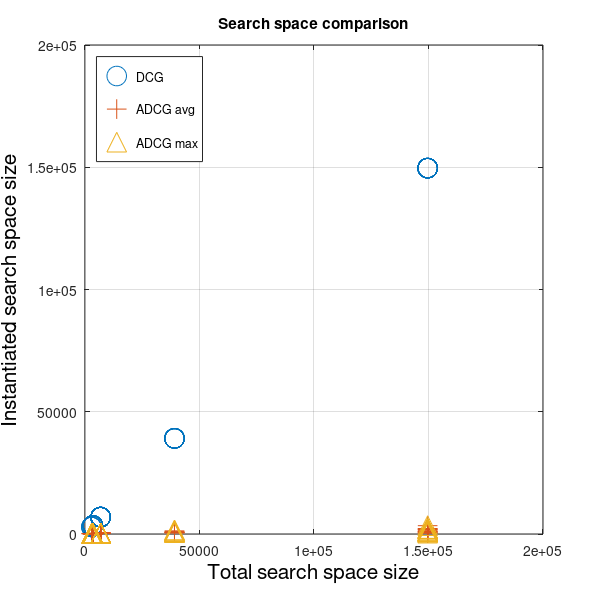
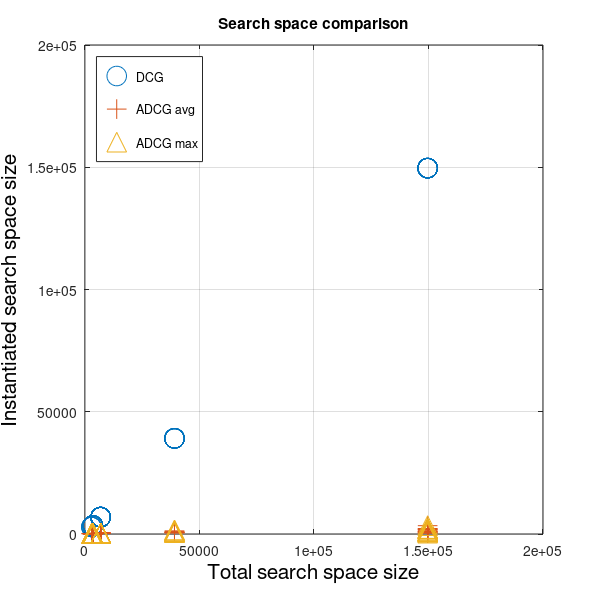

The MATLAB script that drew these images, in order:
% program to plot the search space statistics from the h2sl::search_space_corpus_analysis program

clear all;

dcg_ss_concrete_size = [302; 302; 302; 302; 302; 302; 302; 302; 302; 302; 342; 342; 342; 342; 342; 342; 342; 342; 342; 342; 342; 342; 342; 150; 150; 150; 150; 174; 174; 222; 174; 222; 174; 174; 222; 174; 174; 222; 222; 174; 222; 222; 222; 174; 174; 174; 174; 174; 174; 174; 174; 174; 174; 174; 174; 174; 174; 174; 174; 174; 222; 222; 174; 174; 174; 174; 174; 174; 222; 222; 222; 174; 174; 222; 222; 222; 222; 222; 222; 222; 222; 222; 174; 222; 222; 222; 222; 222; 222; 222; 222; 222; 222; 222; 222; 222; 222; 222; 222; 222; 222; 222; 222; 222; 222; 174; 174; 222; 174; 174; 222; 174; 174; 222; 222; 222; 174; 222; 222; 222; 174; 222; 174; 174; 222; 222; 174; 222; 222; 222; 222; 222; 222; 222];
dcg_ss_abstract_avg_size = [38820; 38820; 38820; 38820; 38820; 38820; 38820; 38820; 38820; 38820; 149300; 149300; 149300; 149300; 149300; 149300; 149300; 149300; 149300; 149300; 149300; 149300; 149300; 2744; 2744; 2744; 2744; 3284; 3284; 6668; 3284; 6668; 3284; 3284; 6668; 3284; 3284; 6668; 6668; 3284; 6668; 6668; 6668; 3284; 3284; 3284; 3284; 3284; 3284; 3284; 3284; 3284; 3284; 3284; 3284; 3284; 3284; 3284; 3284; 3284; 6668; 6668; 3284; 3284; 3284; 3284; 3284; 3284; 6668; 6668; 6668; 3284; 3284; 6668; 6668; 6668; 6668; 6668; 6668; 6668; 6668; 6668; 3284; 6668; 6668; 6668; 6668; 6668; 6668; 6668; 6668; 6668; 6668; 6668; 6668; 6668; 6668; 6668; 6668; 6668; 6668; 6668; 6668; 6668; 6668; 3284; 3284; 6668; 3284; 3284; 6668; 3284; 3284; 6668; 6668; 6668; 3284; 6668; 6668; 6668; 3284; 6668; 3284; 3284; 6668; 6668; 3284; 6668; 6668; 6668; 6668; 6668; 6668; 6668];
dcg_ss_abstract_max_size = [38820; 38820; 38820; 38820; 38820; 38820; 38820; 38820; 38820; 38820; 149300; 149300; 149300; 149300; 149300; 149300; 149300; 149300; 149300; 149300; 149300; 149300; 149300; 2744; 2744; 2744; 2744; 3284; 3284; 6668; 3284; 6668; 3284; 3284; 6668; 3284; 3284; 6668; 6668; 3284; 6668; 6668; 6668; 3284; 3284; 3284; 3284; 3284; 3284; 3284; 3284; 3284; 3284; 3284; 3284; 3284; 3284; 3284; 3284; 3284; 6668; 6668; 3284; 3284; 3284; 3284; 3284; 3284; 6668; 6668; 6668; 3284; 3284; 6668; 6668; 6668; 6668; 6668; 6668; 6668; 6668; 6668; 3284; 6668; 6668; 6668; 6668; 6668; 6668; 6668; 6668; 6668; 6668; 6668; 6668; 6668; 6668; 6668; 6668; 6668; 6668; 6668; 6668; 6668; 6668; 3284; 3284; 6668; 3284; 3284; 6668; 3284; 3284; 6668; 6668; 6668; 3284; 6668; 6668; 6668; 3284; 6668; 3284; 3284; 6668; 6668; 3284; 6668; 6668; 6668; 6668; 6668; 6668; 6668];
baseline = dcg_ss_concrete_size + dcg_ss_abstract_avg_size;


adcg_ss_concrete_size = [302; 302; 302; 302; 302; 302; 302; 302; 302; 302; 342; 342; 342; 342; 342; 342; 342; 342; 342; 342; 342; 342; 342; 150; 150; 150; 150; 174; 174; 222; 174; 222; 174; 174; 222; 174; 174; 222; 222; 174; 222; 222; 222; 174; 174; 174; 174; 174; 174; 174; 174; 174; 174; 174; 174; 174; 174; 174; 174; 174; 222; 222; 174; 174; 174; 174; 174; 174; 222; 222; 222; 174; 174; 222; 222; 222; 222; 222; 222; 222; 222; 222; 174; 222; 222; 222; 222; 222; 222; 222; 222; 222; 222; 222; 222; 222; 222; 222; 222; 222; 222; 222; 222; 222; 222; 174; 174; 222; 174; 174; 222; 174; 174; 222; 222; 222; 174; 222; 222; 222; 174; 222; 174; 174; 222; 222; 174; 222; 222; 222; 222; 222; 222; 222];
adcg_ss_abstract_avg_size = [254.5; 290.7; 888; 204; 508.1; 362.7; 182.1; 380.8; 888; 507.6; 1907; 629.7; 511.8; 3063; 86.81; 1.484; 767.4; 1150; 1788; 1533; 1533; 410; 410; 1.542; 1.542; 1.542; 1.5; 4.654; 4.654; 1.875; 1.833; 13.5; 3.179; 4.75; 25.38; 6.833; 4.067; 13.47; 13.63; 7.808; 25.9; 31.32; 25.85; 6.833; 4.083; 4.083; 6.6; 4.865; 4.125; 4.846; 6.833; 4.092; 6.833; 4.092; 4.654; 4.538; 4.635; 4.142; 4.158; 5.038; 13.57; 13.53; 4.4; 4.067; 4.615; 6.6; 4.654; 4.615; 13.5; 13.5; 13.5; 7.885; 4.175; 2.778; 13.63; 2.778; 1.633; 13.63; 2.778; 13.63; 1.633; 13.63; 3.179; 2.889; 2.778; 13.63; 2.778; 13.63; 1.567; 2.857; 1.633; 25.53; 13.63; 13.5; 13.5; 1.633; 13.63; 2.778; 1.633; 2.778; 2.778; 13.63; 1.633; 13.5; 13.63; 2.611; 3.25; 2.611; 4.083; 4.1; 2.611; 2.611; 2.611; 2.611; 2.611; 2.611; 2.778; 2.611; 2.611; 2.611; 2.611; 25.43; 1.5; 4.125; 13.53; 2.333; 1.25; 2.571; 1.808; 1.375; 3.25; 15.54; 1.25; 29.15];
adcg_ss_abstract_max_size = [306.1; 437.3; 1268; 306; 764.5; 435.7; 435.3; 760.8; 1268; 762; 1908; 630.1; 512.1; 3064; 342.2; 1.938; 767.6; 1278; 1788; 1788; 1789; 818.5; 818.5; 1.833; 1.833; 1.833; 1.889; 7.846; 7.923; 2.167; 2.25; 25.73; 4.286; 8; 25.73; 7.4; 6.933; 25.73; 25.87; 8.462; 26.2; 37.8; 26.2; 7.467; 7; 7; 7; 8.231; 7; 8.154; 7.4; 7; 7.4; 7; 7.923; 7.923; 7.846; 7; 7; 8.538; 25.73; 25.73; 7.467; 7; 7.923; 7; 7.923; 7.923; 25.8; 25.73; 25.73; 8.385; 7; 3.444; 25.87; 3.444; 1.933; 25.87; 3.444; 25.87; 1.933; 25.87; 4.286; 3.444; 3.444; 25.87; 3.444; 25.93; 1.933; 4.286; 1.933; 25.87; 25.87; 25.73; 25.73; 1.933; 25.87; 3.444; 1.933; 3.444; 3.444; 25.87; 1.933; 25.73; 25.87; 3.222; 4.286; 3.222; 6.933; 6.933; 3.222; 3.222; 3.222; 3.222; 3.222; 3.222; 3.444; 3.222; 3.222; 3.222; 3.222; 25.73; 1.933; 7; 25.73; 3.222; 2; 3.143; 2.077; 2.25; 4.286; 29.54; 2; 29.54];
adcg_adaptive_avg = adcg_ss_concrete_size + adcg_ss_abstract_avg_size;
adcg_adaptive_max = adcg_ss_concrete_size + adcg_ss_abstract_max_size;


figure(1);
hold on;
box on;
grid on;
scatter(baseline,baseline,200);
scatter(baseline,adcg_adaptive_avg,200,'+');
scatter(baseline,adcg_adaptive_max,200,'^');
legend('DCG','ADCG avg', 'ADCG max','Location','NorthWest');
title('Search space comparison');
xlhand = get(gca,'xlabel');
set(xlhand,'string','Total search space size','fontsize',15);
ylhand = get(gca,'ylabel');
set(ylhand,'string','Instantiated search space size','fontsize',15);
set(gcf, 'PaperPosition', [0 0 6 6]);
set(gcf, 'PaperSize', [6 6]);


saveas(gcf, 'search_space_comparison', 'epsc');

saveas(gcf, 'search_space_comparison', 'pdf');

